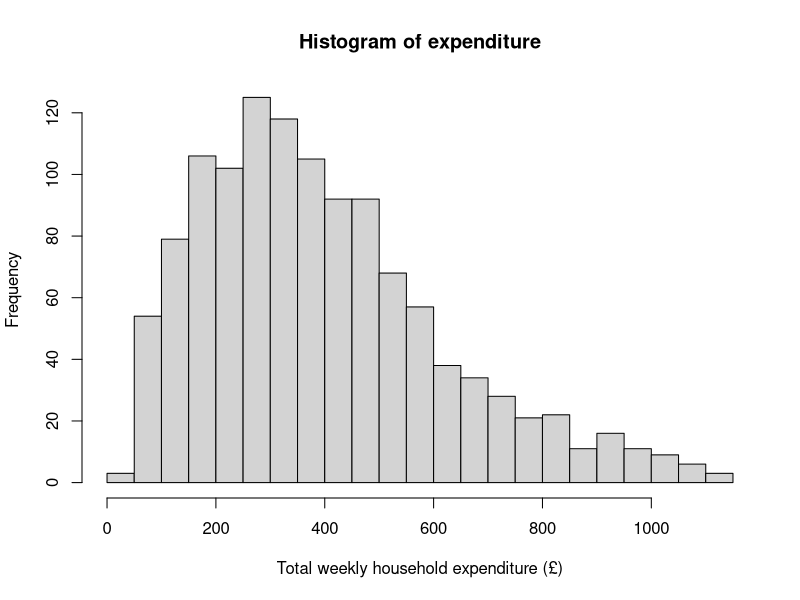
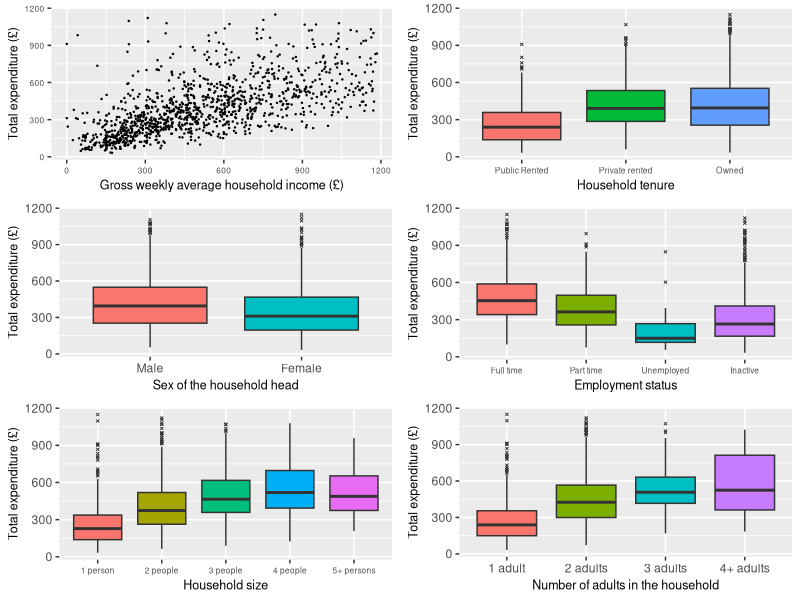
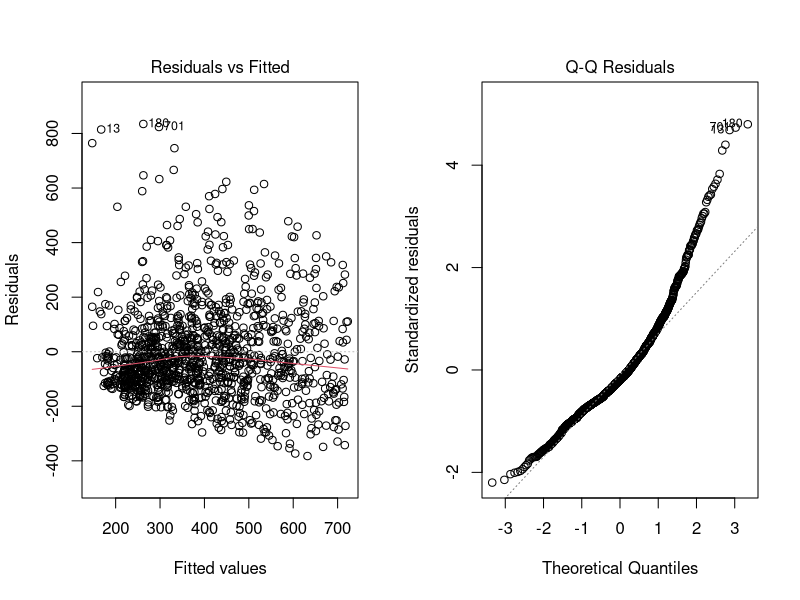
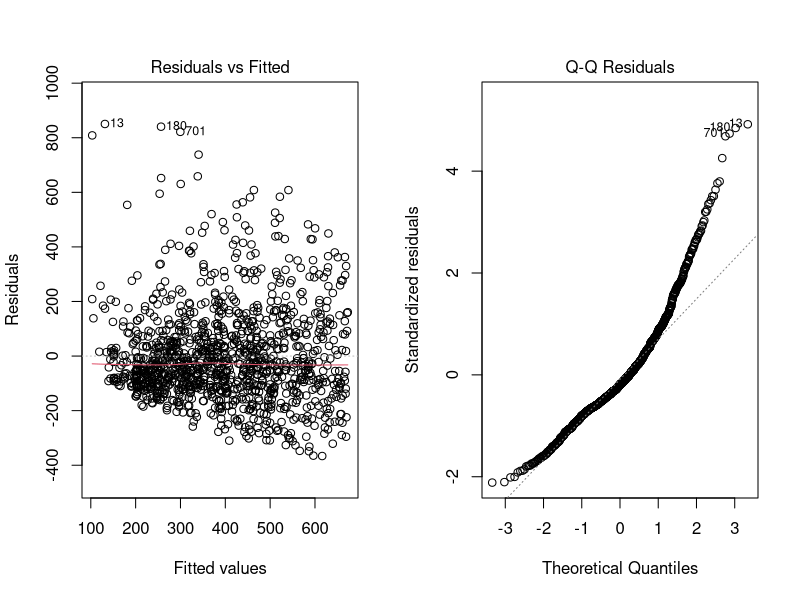
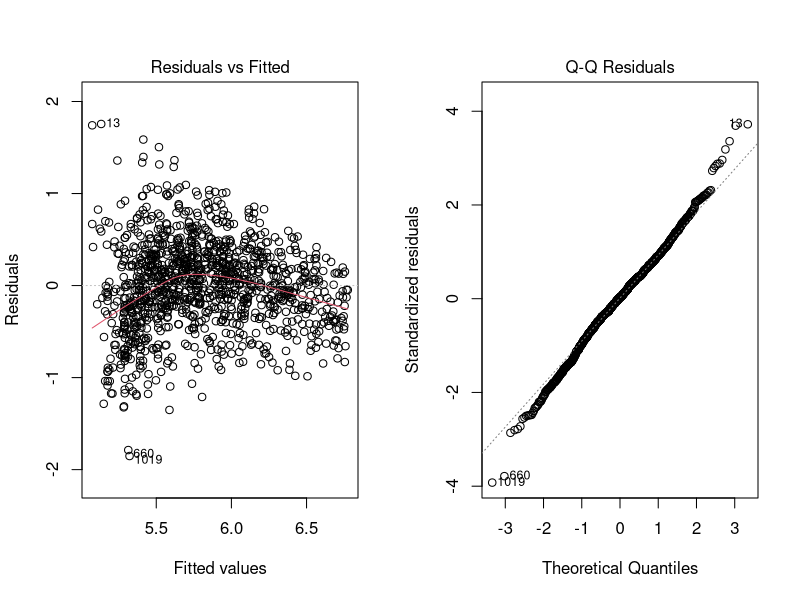
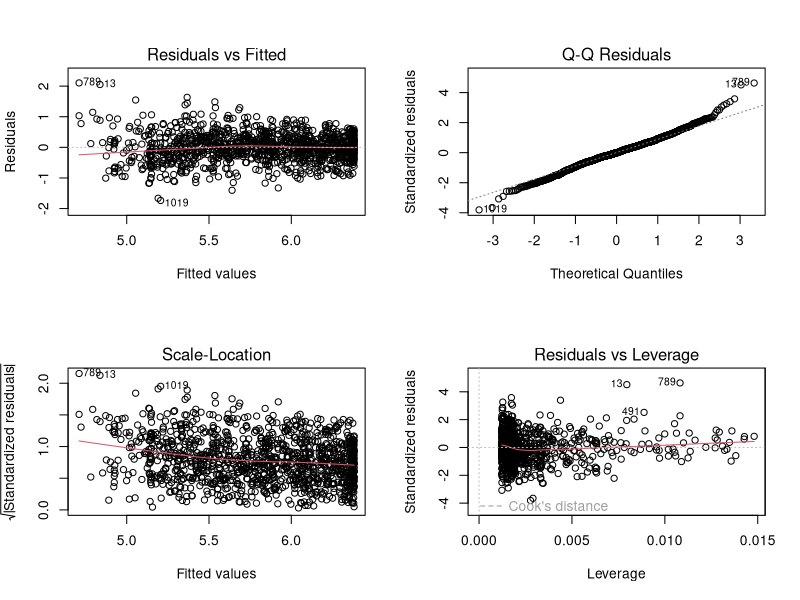
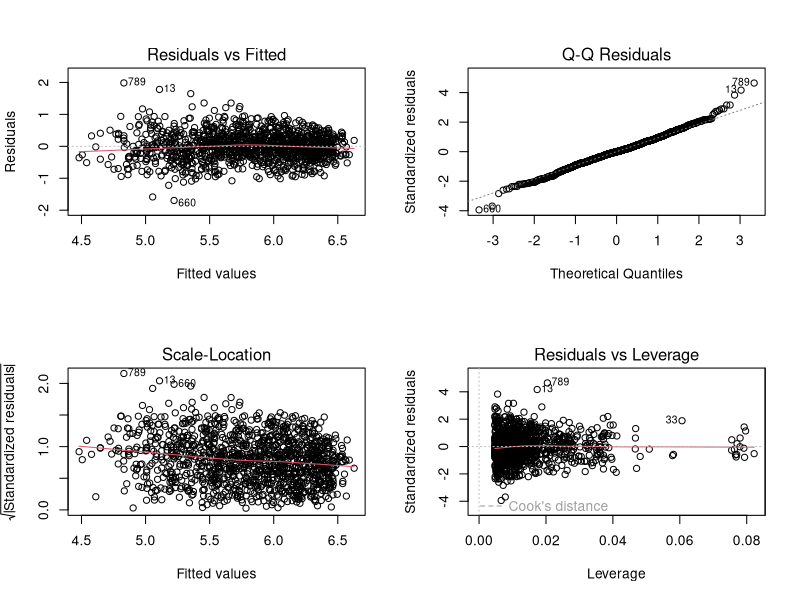
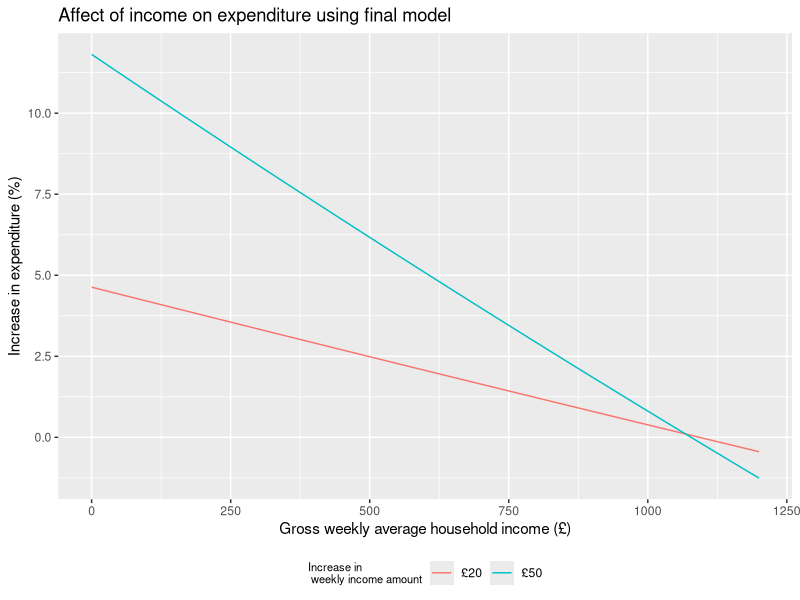

Here is the R script that generated these plots, in order:
## ---- chunk 1
#Initial environment setup
setwd("~/Desktop/GLM/Coursework/GLM-CW")
expend.df <- read.table("expenditure.txt")
library(tidyverse)
library(kableExtra)
library(gridExtra)
library(broom)
library(MASS)
## ---- chunk 2
#Data cleaning

#coding variables as factors
expend.df$house.ten <- factor(expend.df$house.ten,levels=c(1:3),labels=c("Public Rented","Private rented","Owned"))
expend.df$sex.hh <- factor(expend.df$sex.hh,levels=c(1,2),labels=c("Male","Female"))
expend.df$lab.force <- factor(expend.df$lab.force,levels=c(1:4),labels=c("Full time", "Part time","Unemployed","Inactive"))
expend.df$hh.size <- factor(expend.df$hh.size,levels=c(1:5),labels = c("1 person","2 people","3 people","4 people","5+ persons"))
expend.df$hh.adults <- factor(expend.df$hh.adults,levels = c(1:4), labels = c("1 adult","2 adults","3 adults","4+ adults"))

## ---- chunk 3
#Histogram to examine the expenditure
hist(expend.df$expenditure,breaks = 20,
     xlab = "Total weekly household expenditure (£)",
     main = "Histogram of expenditure")
## ---- chunk 4
#calculating mean of expenditure
mean.expend <- mean(expend.df$expenditure)
mean.expend

#finding number of households spending less than the mean
sum(expend.df$expenditure<mean.expend)

#percent of households earning less than the mean
round(sum(expend.df$expenditure<mean.expend)/dim(expend.df)[1],3)
## ---- chunk 5
#Creating the 
#scatter plot to look at relationship between income and expenditure
p1<-ggplot(data=expend.df,aes(x=income,y=expenditure))+
  geom_point(size=0.2)+
  xlab("Gross weekly average household income (£)")+
  ylab("Total expenditure (£)")+
  theme(axis.text=element_text(size=6),
        axis.title=element_text(size=9))

#boxplots
p2<-ggplot(data=expend.df,aes(y=expenditure,x=house.ten,fill=house.ten))+
  geom_boxplot(outlier.size = 0.5,outlier.shape = 4)+
  xlab("Household tenure")+
  ylab("Total expenditure (£)")+
  guides(fill= "none")+
  theme(axis.text.x = element_text(size = 6),
        axis.title=element_text(size=9))

#scale_fill_discrete(name="Household\ntenure")

p3<-ggplot(data=expend.df,aes(y=expenditure,x=sex.hh,fill=sex.hh))+
  geom_boxplot(outlier.size = 0.5,outlier.shape = 4)+
  xlab("Sex of the household head")+
  ylab("Total expenditure (£)")+
  guides(fill= "none")+
  theme(axis.title = element_text(size = 9))
  
p4<-ggplot(data=expend.df,aes(y=expenditure,x=lab.force,fill=lab.force))+
  geom_boxplot(outlier.size = 0.5,outlier.shape = 4)+
  xlab("Employment status")+
  ylab("Total expenditure (£)")+
  guides(fill= "none")+
  theme(axis.text.x = element_text(size = 6),
        axis.title=element_text(size=9))

p5<-ggplot(data=expend.df,aes(y=expenditure,x=hh.size,fill=hh.size))+
  geom_boxplot(outlier.size = 0.5,outlier.shape = 4)+
  xlab("Household size")+
  ylab("Total expenditure (£)")+
  guides(fill= "none")+
  theme(axis.text.x = element_text(size = 6),
        axis.title=element_text(size=9))

p6<-ggplot(data=expend.df,aes(y=expenditure,x=hh.adults,fill=hh.adults))+
  geom_boxplot(outlier.size = 0.5,outlier.shape = 4)+
  xlab("Number of adults in the household")+
  ylab("Total expenditure (£)")+
  guides(fill= "none")+
  theme(axis.title = element_text(size = 9))

grid.arrange(p1,p2,p3,p4,p5,p6,ncol=2,nrow=3)
## ---- chunk 6
#Question 2
#Fitting linear model
lm.income<-lm(expenditure~income,data = expend.df)
#creating table to display results
knitr::kable(as.data.frame(tidy(lm.income)[,1:3]),digits=3,caption = "Estimated coefficients and SE for part 2 model")%>%
  row_spec(0,bold=T)%>%
  kable_styling(position = "center",latex_options = "HOLD_position")
## ---- chunk 7
#Creating diagnostic plots
par(mfrow=c(1,2))
plot(lm.income,1)
plot(lm.income,2)
## ---- chunk 8
#Question 3
#Fitting model
lm.income.sqd <- lm(expenditure~income+I(income^2),data = expend.df)

#Producing table of results
knitr::kable(as.data.frame(tidy(lm.income.sqd)[,1:3]),digits=5,caption = "Estimated coefficients and SE for part 3 model")%>%
  row_spec(0,bold=T)%>%
  kable_styling(position = "center",latex_options = "HOLD_position")
## ---- chunk 9
#Creating diagnostic plots
par(mfrow=c(1,2))
plot(lm.income.sqd,1)
plot(lm.income.sqd,2)
## ---- chunk 10
#Question 4
#Fitting model
lm.log.income<-lm(log(expenditure)~income,data = expend.df)

#Producing table of results
knitr::kable(as.data.frame(tidy(lm.log.income)[,1:3]),digits=5,caption = "Estimated coefficients and SE for part 4 model")%>%
  row_spec(0,bold=T)%>%
  kable_styling(position = "center",latex_options = "HOLD_position")
## ---- chunk 11
#Creating diagnostic plots
par(mfrow=c(1,2))
plot(lm.log.income,1)
plot(lm.log.income,2)
## ---- chunk 12
#Question 4
#Fitting model
lm.log.income.sqd <- lm(log(expenditure)~income+I(income^2),data = expend.df)

#Producing table of results
knitr::kable(as.data.frame(tidy(lm.log.income.sqd)[,1:3]),digits=7,caption = "Estimated coefficients and SE for part 5 model")%>%
  row_spec(0,bold=T)%>%
  kable_styling(position = "center",latex_options = "HOLD_position")
## ---- chunk 13
#Creating diagnostic plots
par(mfrow=c(2,2))
plot(lm.log.income.sqd)
## ---- chunk 14
#Creating dataframe to store measures to compare models by
Model.comparison.data <- data.frame("Model"=c("Part 2","Part 3","Part 4", "Part 5"),
           "AIC"=c(AIC(lm.income),AIC(lm.income.sqd),AIC(lm.log.income),AIC(lm.log.income.sqd)),
           "Adj R squared"=c(glance(lm.income)$adj.r.squared,
                             glance(lm.income.sqd)$adj.r.squared,
                             glance(lm.log.income)$adj.r.squared,
                             glance(lm.log.income.sqd)$adj.r.squared))

knitr::kable(Model.comparison.data,digits=3,caption = "Comparing the AIC and adjusted R squared of models from part 2-5")%>%
  row_spec(0,bold=T)%>%
  kable_styling(position = "center",latex_options = "HOLD_position")
## ---- chunk 15
#finaing mean income
mean(expend.df$income)

#calculating percent increase
model.p5.increase <- function(initial,increase){
  #values of regression coefficients
  beta_1 <- 3.117180e-03	
  beta_2 <- -1.453272e-06	

 #Formula to calculate percent increase
 perc.inc <- (exp(beta_1*(initial+increase)+beta_2*(initial+increase)^2)/exp(beta_1*initial+beta_2*initial^2)-1)*100 
 
 return(perc.inc)
}

model.p5.increase(512,20)

#finding when increase in expenditure becomes negative
model.p5.increase(1050,20)
model.p5.increase(1060,20)
model.p5.increase(1070,20)
## ---- chunk 16
#Checking variance inflation factors (generalized as variables include factors)
car::vif(lm(log(expenditure)~income+I(income^2)+hh.size+hh.adults+sex.hh+lab.force+house.ten,data=expend.df))
## ---- chunk 17
#Creating tables for chi-squared test
prop.table(table(expend.df$hh.size,expend.df$hh.adults),2)
## ---- chunk 18
#Producing models to check relationship of number of adults and household size

lm.adult <- lm(log(expenditure)~income+I(income^2)+hh.adults,data = expend.df)
anova(lm.adult)
#adult significant
  
lm.size <- lm(log(expenditure)~income+I(income^2)+hh.size,data = expend.df)
anova(lm.size)
#size significant

lm.adult.size <- lm(log(expenditure)~income+I(income^2)+hh.size+hh.adults,data = expend.df)
anova(lm.adult.size)
#adult no longer significant
## ---- chunk 19
#Testing if interactions are significant
lm.int.income.sex <- lm(log(expenditure)~income*sex.hh+I(income^2),data=expend.df)
anova(lm.int.income.sex)
#Not significant

lm.int.income.lab <- lm(log(expenditure)~income*lab.force+I(income^2),data=expend.df)
anova(lm.int.income.lab)
#Significant

lm.int.income.size <- lm(log(expenditure)~income*hh.size+I(income^2),data=expend.df)
anova(lm.int.income.size)
#Significant

lm.int.income.ten <- lm(log(expenditure)~income*house.ten+I(income^2),data=expend.df)
anova(lm.int.income.ten)
#Significant
## ---- chunk 20
lm.int.sex.size <- lm(log(expenditure)~income+I(income^2)+hh.size*sex.hh+lab.force+house.ten,data=expend.df)
anova(lm.int.sex.size)
#significant

lm.int.sex.labour <- lm(log(expenditure)~income+I(income^2)+hh.size+sex.hh*lab.force+house.ten,data=expend.df)
anova(lm.int.sex.labour)
#not significant

lm.int.sex.tenure <- lm(log(expenditure)~income+I(income^2)+hh.size+sex.hh*house.ten+lab.force,data=expend.df)
anova(lm.int.sex.tenure)
#not significant

lm.int.size.labour <- lm(log(expenditure)~income+I(income^2)+hh.size*lab.force+sex.hh+house.ten,data=expend.df)
anova(lm.int.size.labour)
#not significant

lm.int.size.tenure <- lm(log(expenditure)~income+I(income^2)+hh.size*house.ten+sex.hh+lab.force,data=expend.df)
anova(lm.int.size.tenure)
#not significant

lm.int.labour.tenure <- lm(log(expenditure)~income+I(income^2)+hh.size+sex.hh+lab.force*house.ten,data=expend.df)
anova(lm.int.labour.tenure)
#significant
## ---- chunk 21
#Full model of all variables I want to consider
lm.log.full<-lm(log(expenditure)~income*lab.force+I(income^2)+income*house.ten+
                  income*hh.size+sex.hh*hh.size+lab.force:house.ten,data=expend.df)

AIC(lm.log.full)
#AIC is 1391.914

#Iteratively performing model selection process
drop1(lm.log.full)
#removing lab.force:house.ten will decrease AIC
lm.full.1.deletion <- update(lm.log.full,.~.-lab.force:house.ten)
AIC(lm.full.1.deletion)
#AIC is 1386.878

drop1(lm.full.1.deletion)
#removing any variables increases AIC thus stop iterative process

#comparing with original model
glance(lm.log.income.sqd)$adj.r.squared
glance(lm.full.1.deletion)$adj.r.squared

#AIC has been reduced and adjusted R^2 increased

anova(lm.full.1.deletion)
#All variables left statistically significant except income:house.ten
## ---- chunk 22
#Looking at which exponentiated coefficients are approx 1
data.frame("coefficent"=tidy(lm.full.1.deletion)[,1],exp(tidy(lm.full.1.deletion)[,2]))
## ---- chunk 23
#Producing table of all exponentiated regession coefficients that are approx 1
knitr::kable(data.frame(tidy(lm.full.1.deletion)[14:22,1],exp(tidy(lm.full.1.deletion)[14:22,2])),digits=5,caption="Exponentiated coefficents of explantory variables with negliable effect on expenditure",)%>%
  row_spec(0,bold=T)%>%
  kable_styling(position = "center",latex_options = "HOLD_position", font_size = 7)
## ---- chunk 24
#updating to simpler model
lm.simple.model.1 <- update(lm.full.1.deletion, .~.-income:lab.force-income:hh.size-income:house.ten)

summary(lm.simple.model.1)

drop1(lm.simple.model.1)
#lowest AIC when don't remove any variables

#Therefore this is my final model
lm.final.model <- lm.simple.model.1

AIC(lm.final.model)
# AIC is 1406.732
## ---- chunk 25
#Producing diagnostic plots
par(mfrow=c(2,2))
plot(lm.final.model)
## ---- chunk 26
#Finding more precise value of income squared than table provides
options(digits=10)

#estimate of exp regression coefficient
round(exp(tidy(lm.final.model)$estimate[6]),8)
#0.99999896

#lower and upper of 95% CI
round(exp(tidy(lm.final.model)$estimate[6]-1.96*tidy(lm.final.model)$std.error[6]),8)
#0.99999866
round(exp(tidy(lm.final.model)$estimate[6]+1.96*tidy(lm.final.model)$std.error[6]),8)
#0.99999927
## ---- chunk 27
#Calculating confidence intervals 

lwr <-exp(tidy(lm.final.model)$estimate+c(-1)*qnorm(0.975)*tidy(lm.final.model)$std.error)
upr <- exp(tidy(lm.final.model)$estimate+c(1)*qnorm(0.975)*tidy(lm.final.model)$std.error)

Point.estimates <- round(exp(tidy(lm.final.model)[,2]),4)
p.values <- round(tidy(lm.final.model)[,5],4)


#Producing tables to display result
knitr::kable(data.frame("coefficent"=tidy(lm.final.model)[,1],
                 Point.estimates,
                 "Confidence Interval 95%"=c(paste("(",round(lwr,4),", ",round(upr,4),")")),
                 p.values),digits=4,caption = "Summary of multiplicative effect of variables on expenditure")%>%
  row_spec(0,bold=T)%>%
  kable_styling(full_width=F,latex_options = "HOLD_position",position= "center")

## ---- chunk 28
#Creating table for effect of sex and household size
sum.final.model <- summary(lm.final.model)

#Vector of point estimate of household size
house.size.effect <- c(0,
                       sum.final.model$coefficients[9,1],
                       sum.final.model$coefficients[10,1],
                       sum.final.model$coefficients[11,1],
                       sum.final.model$coefficients[12,1])
#Vector of point estimate of effect of household size and female interaction
house.size.int <- c(0,
                       sum.final.model$coefficients[14,1],
                       sum.final.model$coefficients[15,1],
                       sum.final.model$coefficients[16,1],
                       sum.final.model$coefficients[17,1])
#vecotr of standard error of household size
house.size.effect.std <- c(0,
                       sum.final.model$coefficients[9,2],
                       sum.final.model$coefficients[10,2],
                       sum.final.model$coefficients[11,2],
                       sum.final.model$coefficients[12,2])
#vector of standard error of interation of household size and female
house.size.int.std <- c(0,
                       sum.final.model$coefficients[14,2],
                       sum.final.model$coefficients[15,2],
                       sum.final.model$coefficients[16,2],
                       sum.final.model$coefficients[17,2])
#lower and upper 95% CI bound for household size
house.size.lwr <- house.size.effect-1.96*house.size.effect.std
house.size.upr <- house.size.effect+1.96*house.size.effect.std
#lower and upper 95% CI bound for household and female interaction
house.size.int.lwr <- house.size.int-1.96*house.size.int.std
house.size.int.upr <- house.size.int+1.96*house.size.int.std

#lower and upper CI bound for being female and of household size [i]
female.house.lwr <- house.size.lwr+house.size.int.lwr+(sum.final.model$coefficients[13,1]-1.96*sum.final.model$coefficients[13,2])
female.house.upr <- house.size.upr+house.size.int.upr+(sum.final.model$coefficients[13,1]+1.96*sum.final.model$coefficients[13,2])

#Creating vector of 95% CI for male and female household head with [ith] household size
male.CI <- paste0("(",round(exp(house.size.lwr),3), ", ",round(exp(house.size.upr),3),")")
female.CI <- paste0("(",round(exp(female.house.lwr),3), ", ",round(exp(female.house.upr),3),")")

#creating table of 95% CI calculated
data.frame(t(data.frame("Male head"=male.CI, "Female head"=female.CI)))%>%
  rename("1 Person"="X1",
         "2 Persons"="X2",
         "3 Persons"="X3",
         "4 Persons"="X4",
         "5+ Persons"="X5")%>%
  kable(caption = "95% CI of multiplicative effect on household expenditure of sex of household head and household size compared to a male headed household of 1 person",format = 'pandoc')

#table(expend.df$sex.hh,expend.df$hh.size)
## ---- chunk 29
#calculating percent increase of expenditure from increasing income
model.final.increase <- function(initial,increase){
  #values of regression coefficients
  beta_1 <- 0.002285
  beta_2 <- -0.000001036

 #Formula to calculate percent increase
 perc.inc <- (exp(beta_1*(initial+increase)+beta_2*(initial+increase)^2)/exp(beta_1*initial+beta_2*initial^2)-1)*100 
 
 return(perc.inc)
}

model.final.increase(512,20)
model.final.increase(512,50)

#Finding max value of income in dataset
max(expend.df$income)
#max income is 1184.472 (approx 1200)

#Creating plot to show change in percent of 
beta_1 <- 0.002285
beta_2 <- -0.000001036

x <- seq(from=0,to=1200,by=10)
inc <- 20
expend.inc.20 <- (exp(beta_1*(x+inc)+beta_2*((x+inc)^2))/exp(beta_1*x+beta_2*x^2)-1)*100
inc<-50
expend.inc.50 <- (exp(beta_1*(x+inc)+beta_2*((x+inc)^2))/exp(beta_1*x+beta_2*x^2)-1)*100

income.affect.df <- data.frame("Init.inc"=c(x,x),
                   "Inc.expend"=c(expend.inc.20,expend.inc.50),
                   "Inc.inc"=c(rep("£20",121),rep("£50",121)))%>%
  mutate(Inc.inc=factor(Inc.inc,levels = c("£20","£50"),labels=c("£20","£50")))

## ---- chunk 30
#Plotting affect of income on expenditure

ggplot(aes(Init.inc,Inc.expend,colour=Inc.inc),data=income.affect.df)+
  geom_line()+
  ylab("Increase in expenditure (%)")+
  xlab("Gross weekly average household income (£)")+
  labs(colour = "Increase in\n weekly income amount") +
  ggtitle("Affect of income on expenditure using final model")+
  theme(legend.position="bottom",
        legend.title=element_text(size=8))
